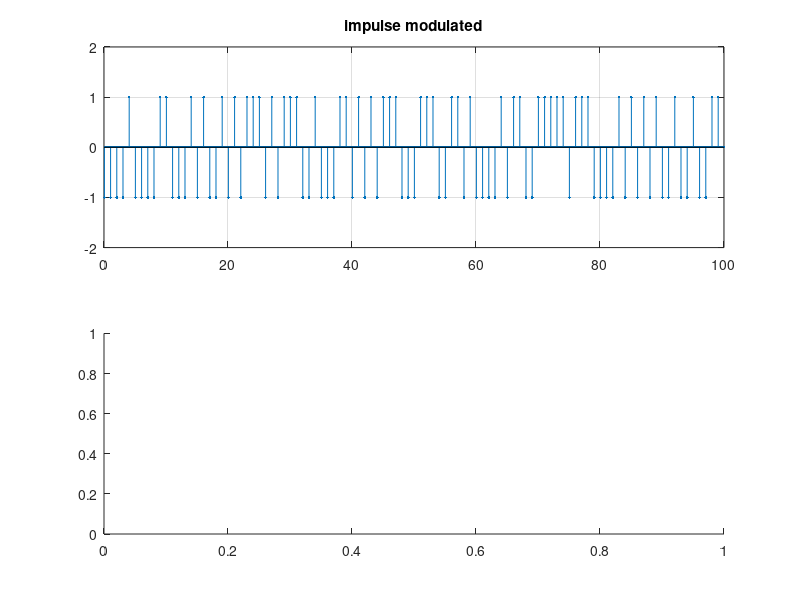

Recreate this plot in MATLAB. (Note: this script raises an error after producing the figure.)
%tx_sig_gen.m
clear all;
close all;

rand(1,1256);  % Ultimos 3 digitos del carnet: 256.

Ts = 1;
L  = 16;
alpha = 0.25; %Roll-off solicitado
t_step = Ts/L;

%%%%%%%%%<1. Generacion de onda del pulso > %%%%%%%%%%%%%%%%%%%%%%
#pt = rcosdesign(alpha,6,L,'normal');
#pt = pt/(max(abs(pt))); %rescaling to match rcosine

%%%%%%%%%<2. Generacion de 100 simbolos binarios >%%%%%%%%%%%%%%%%%%%%
Ns = 100;
data_bit = (rand(1,Ns)>0.5);

%%%%%%%%%<3. Unipolar a Bipolar (modulacion de amplitud)>%%%%%%%%%%%%%%
amp_modulated = 2*data_bit-1; % 0=> -1,  1=>1

%%%%%%%%%<4.  Modulacion de pulsos >%%%%%%%%%%%%%%%%%%%%%%%%%%%%
impulse_modulated = [];
for n=1:Ns
    delta_signal = [amp_modulated(n)  zeros(1, L-1)];
    impulse_modulated = [impulse_modulated  delta_signal];
end

%%%%%%%%<5.Formacion de pulsos (filtrado de transmision)>%%%%%%%%%%
#tx_signal = conv(impulse_modulated, pt);

%%%%%%%%<6.Graficacion>%%%%%%%%%%
figure(100)
subplot(2,1,1)
stem(t_step:t_step:(Ns*Ts), impulse_modulated, '. ');
axis([0 Ns*Ts -2*max(impulse_modulated) 2*max(impulse_modulated) ]);
grid on
title('impulse modulated')
subplot(2,1,2)
plot(t_step:t_step:(t_step*length(tx_signal)), tx_signal);
axis([0 Ns*Ts -2*max(tx_signal) 2*max(tx_signal)]);
grid on
title('pulse shaped')


figure(200)
for k=3: floor(Ns/2)-1 % k representa la k-esima muestra
tmp = tx_signal(((k-1)*2*L+1):(k*2*L));
plot(t_step*(0:(2*L-1)), tmp);
axis([0 2 min(tx_signal) max(tx_signal)]);
grid on;
hold on
%pause
end

hold off